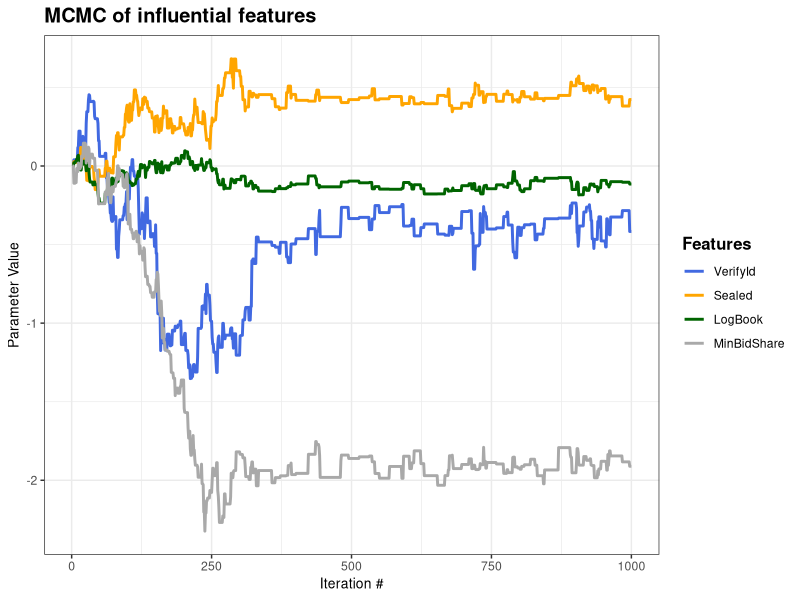
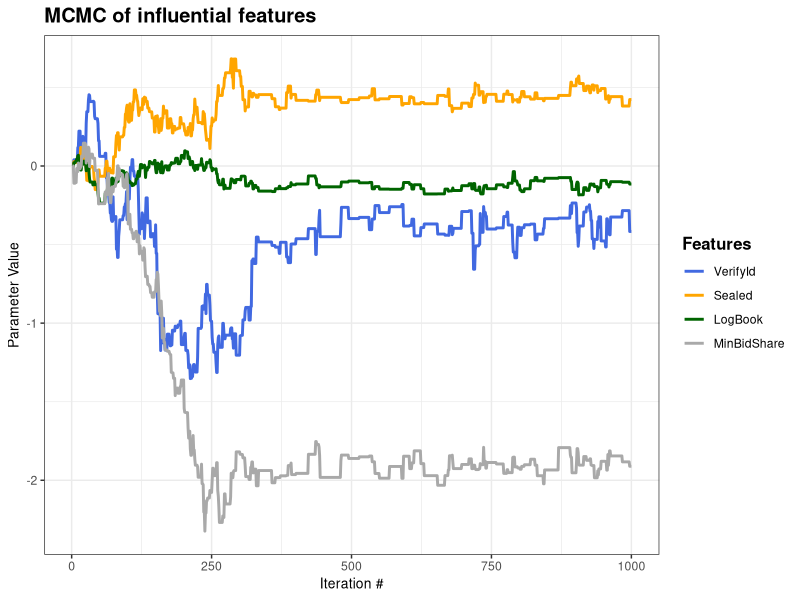

Source code (R) for these figures, in order:
# Metropolis Random Walk for Poisson regression

library(ggplot2)
library(mvtnorm)

data <- read.table("eBayNumberOfBidderData.dat", header = TRUE)
names(data)[1] <- "target"
X <- as.matrix(data[, -1])
y <- as.matrix(data[, 1])

# b. Bayesian analysis of the Poisson regression

# Prior: beta ~ N(0, 100*inv((t(X)*X))), where X is the n x p covariate matrix

Sigma <- 100 * solve(t(X) %*% X)
mean = rep(0, 9)
betas_init = rep(0, 9)

# Posterior is assumed multivariate normal: N(beta_mode, inv(J_x(beta_mode))))

# LogPosterior:
logPost <- function(betas, mean, Sigma, X, y){
  logPrior <- dmvnorm(x = betas, mean = mean, sigma = Sigma, log = TRUE)
  # unknown parameters in regression are betas. 
  # This is why we write prior for them
  linPred <- X %*% betas
  logLik <- sum(linPred * y - exp(linPred)) #LogLikelihood for the Poisson Model
  return(logPrior + logLik)
}

mode_optim <- optim(betas_init, logPost, gr=NULL, mean, Sigma, X, y, 
                    method=c("BFGS"), control=list(fnscale=-1), hessian=TRUE)

# Name the coefficient by covariates
names(mode_optim$par) <- names(as.data.frame(X))

# Compute approximate standard deviations.
approxPostStd <- sqrt(diag(-solve(mode_optim$hessian))) 
# Name the coefficient by covariates
names(approxPostStd) <- names(as.data.frame(X))

post_mean = mode_optim$par
print('The posterior mode is')
print(post_mean)
print('The approximate posterior standard deviation is')
print(approxPostStd)
post_cov_mat <- -solve(mode_optim$hessian)
print('The posterior covariance matrix is')
print(post_cov_mat)

# c
N <- 1000
random_walk_metropolis <- function(logPost, c = 1){
  theta <- matrix(NA, ncol = 9, nrow = N)
  theta[1, ] <- rep(0, 9)
  accept_rate <- 1
  for (i in 2:N){
    proposed <- as.vector(rmvnorm(1, mean = theta[i-1, ], sigma=c*post_cov_mat))
    post_prev <-logPost(betas = theta[i-1, ], mean, Sigma, X, y)
    post_new <- logPost(betas = proposed, mean, Sigma, X, y)
    accept_pr <- min(1, exp(post_new - post_prev))
    u <- runif(1)
    if (u <= accept_pr){
      theta[i, ] <- proposed
      accept_rate <- accept_rate + 1
    }
    else{
      theta[i, ] <- theta[i-1, ]
    }
  }
  print("Acceptance rate is")
  print(accept_rate/N)
  return(theta)
}

theta <- random_walk_metropolis(logPost)

df_plot <- data.frame(x = 1:N, VerifyId = theta[, 3], Sealed = theta[, 4], 
                      Logbook = theta[, 8], MinBidShare = theta[, 9])

plot <- ggplot(df_plot, aes(x = x)) + 
  theme_bw() + labs(title = "MCMC of influential features") +
  geom_line(aes(y = VerifyId, color = "1"), size = 1) +
  geom_line(aes(y = Sealed, color = "2"), size = 1) +
  geom_line(aes(y = Logbook, color = "3"), size = 1) +
  geom_line(aes(y = MinBidShare, color = "4"), size = 1) +
  xlab("Iteration #") + ylab("Parameter Value") + 
  scale_color_manual(values = c("royalblue", "orange", "darkgreen", "darkgray"),
                     labels = c("VerifyId", "Sealed", "LogBook", "MinBidShare"),
                     name = "Features") +
  theme(title = element_text(size = 12, face = 'bold'),
        axis.title = element_text(size = 10, face = "plain"))

print(plot)

ggsave("MCMC.png", dpi = 400)

